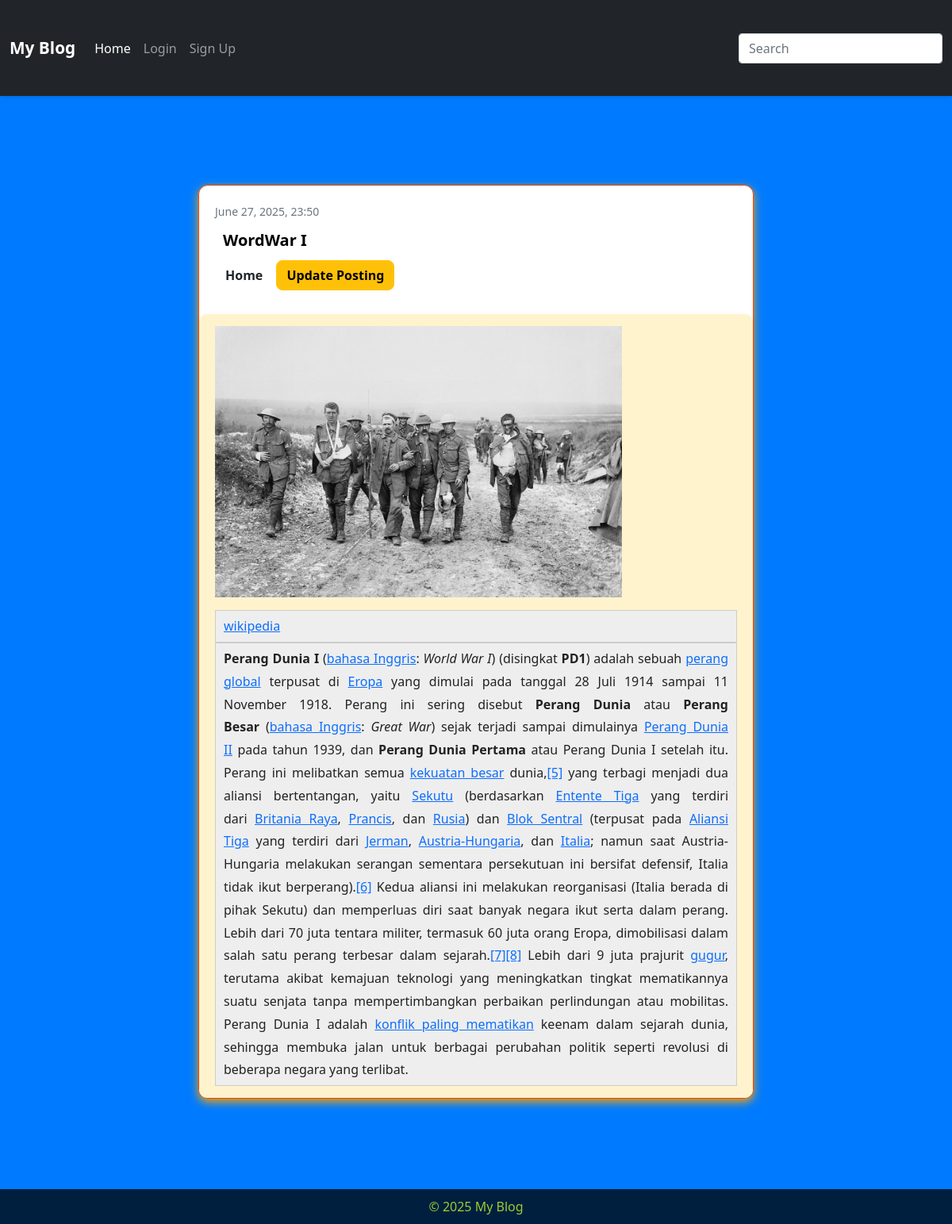
The page /detail/4 on the database its author committed.
### posting/models.py (models this page shows, shortened)
class Posting(models.Model):
    judul = models.CharField(max_length=200)
    konten = RichTextUploadingField()
    image = models.ImageField(null=True, blank=True, upload_to='image')
    date = models.DateTimeField(auto_now_add=True)

### posting/views.py (the view)
# urls.py: path('detail/<int:pk>', views.DetailPosting.as_view(), name='detail'),
class DetailPosting(generic.DetailView):
    model = Posting
    template_name = 'posting/detail.html'
    context_object_name = 'posting'

### templates/posting/detail.html (shortened to what this page needs)
{% extends 'base.html' %}
{% block content %}
<div class="container mt-4">
  <div class="card mb-4">
    <div class="card-body">
      <small class="text-muted">{{ posting.date|date:"F d, Y, H:i" }}</small>
      <h5 class="card-title mt-2">{{ posting.judul }}</h5>
      <a href="{% url 'index' %}" class="btn btn-succes">Home</a>
      <a href="{% url 'update' posting.pk %}" class="btn btn-warning">Update Posting</a>
    </div>
      <div class="card-text-wrapper">
        {{ posting.konten|safe }}
      </div>
    </div>
  </div>
{% endblock %}

### templates/base.html (style rules this page uses)
body { font-family: 'Segoe UI', Tahoma, Geneva, Verdana, sans-serif; background-color: #007bff; color: #fff; margin: 0; padding-bottom: 70px; }
button, .btn { border-radius: 8px; font-weight: 600; transition: all 0.3s ease; }
.container, .container-fluid { padding-top: 2rem; padding-bottom: 2rem; }

### templates/posting/detail.html (style rules this page uses)
.container { padding-top: 2rem; padding-bottom: 2rem; padding-left: 10px; padding-right: 10px; }
.card { border: 1px solid orangered; border-radius: 12px; box-shadow: 0 4px 12px orange; transition: transform 0.2s ease, box-shadow 0.2s ease; margin-left: auto; margin-right: auto; max-width: 700px; width: 100%; }
.card-body { padding: 1.25rem; }
.card-title { margin-top: 0.5rem; font-size: 1.25rem; font-weight: 600; background-color: white; color: black; padding: 5px 10px; border-radius: 4px; }
.card-text-wrapper { background-color: #fff3cd; padding: 15px 20px; margin-top: 10px; border-radius: 10px; line-height: 1.8; color: #222; text-align: justify; box-shadow: 0 1px 5px rgba(0,0,0,0.05); }

### rows shown on the page
Posting: date "June 27, 2025, 23:50", judul "WordWar I", konten (picture), konten "wikipedia Perang Dunia I ( bahasa Inggris : World War I ) (disingkat PD1 ) adalah sebuah perang global terpusat di Eropa yang dimulai pada tanggal 28 Juli 1914 sampai 11 November 1918. Perang ini sering disebut Perang Dunia atau Perang Besar ( bahasa Inggris : Great War ) sejak terjadi sampai dimulainya Perang Dunia II pada tahun 1939, dan Perang Dunia Pertama atau Perang Dunia I setelah itu. Perang ini melibatkan semua kekuatan besar dunia, [5] yang terbagi menjadi dua aliansi bertentangan, yaitu Sekutu (berdasarkan Entente Tiga yang terdiri dari Britania Raya , Prancis , dan Rusia ) dan Blok Sentral (terpusat pada Aliansi Tiga yang terdiri dari Jerman , Austria-Hungaria , dan Italia ;…"
